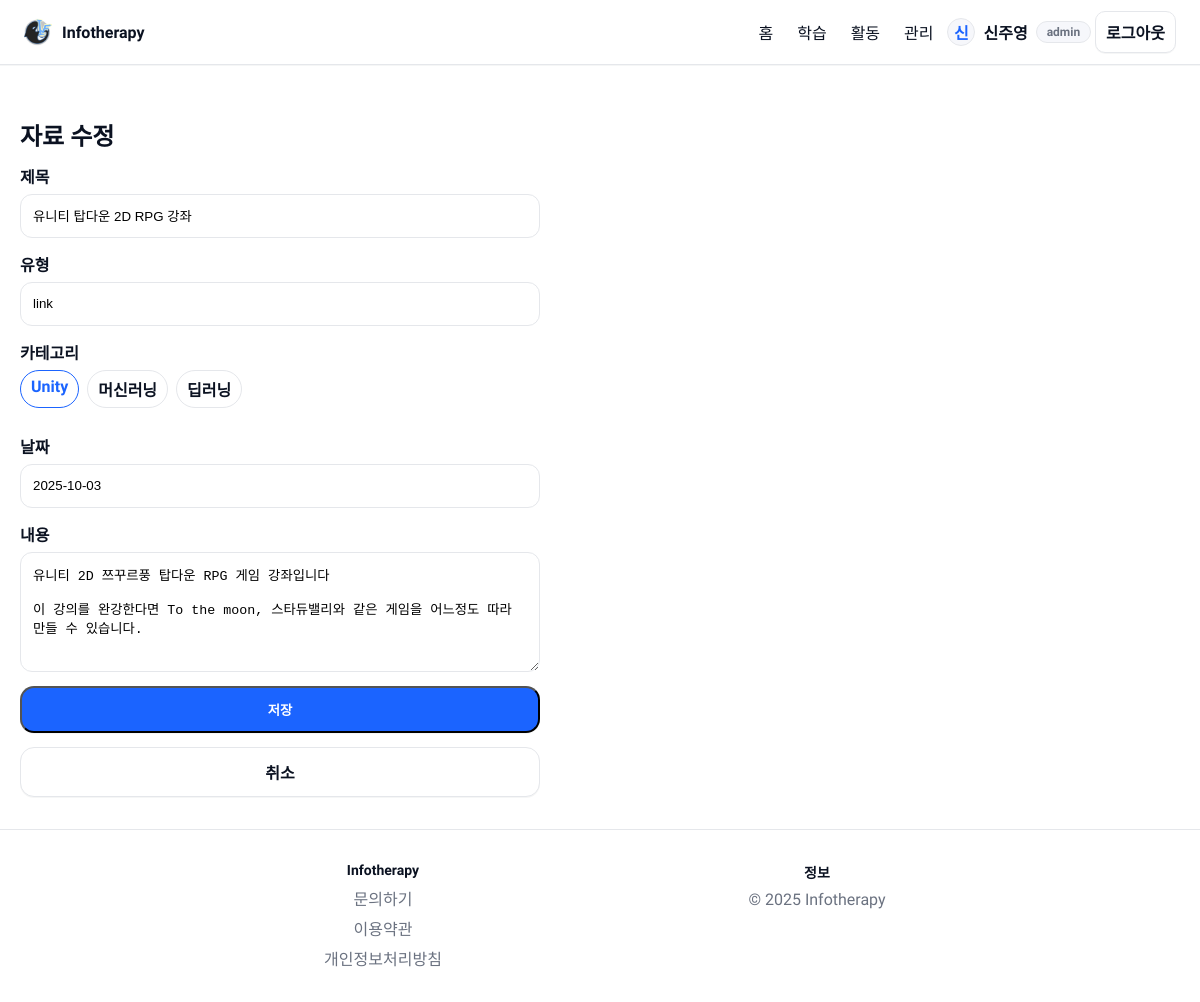
The app's page /admin/material/4/edit (signed in) with its own data.
### tables this page shows
CREATE TABLE materials (
              id INTEGER PRIMARY KEY AUTOINCREMENT,
              title TEXT NOT NULL,
              type TEXT,
              category TEXT,
              date TEXT,
              content TEXT
            );

### app.py (the view, shortened to what this page needs)
    @app.route("/admin/material/<int:item_id>/edit", methods=["GET", "POST"])
    @admin_required
    def admin_material_edit(item_id: int):
        with get_db() as cx:
            item = cx.execute("SELECT id, title, type, category, date, content FROM materials WHERE id=?", (item_id,)).fetchone()
        return render_template("admin_material_form.html", item=item)

### templates/admin_material_form.html (shortened to what this page needs)
{% extends 'base.html' %}
{% block content %}
  <h2 style="margin-bottom: 12px;">자료 {{ '수정' if item else '추가' }}</h2>
  <form class="form" method="post">
    <div class="row">
      <label>제목</label>
      <input name="title" value="{{ item['title'] if item else '' }}" required>
    </div>
    <div class="row">
      <label>유형</label>
      <input name="type" value="{{ item['type'] if item else '' }}" placeholder="slides/notebook/doc">
    </div>
    <div class="row">
      <label>카테고리</label>
      <div class="selected-filter toggle-group">
        {% set cat = (item['category'] if item else '') %}
        <label class="chip {{ 'active' if cat=='unity' }}">
          <input type="radio" name="category" value="unity" {{ 'checked' if cat=='unity' }} style="display:none;">Unity
        </label>
        <label class="chip {{ 'active' if cat=='ml' }}">
          <input type="radio" name="category" value="ml" {{ 'checked' if cat=='ml' }} style="display:none;">머신러닝
        </label>
        <label class="chip {{ 'active' if cat=='dl' }}">
          <input type="radio" name="category" value="dl" {{ 'checked' if cat=='dl' }} style="display:none;">딥러닝
        </label>
      </div>
    </div>
    <div class="row">
      <label>날짜</label>
      <input name="date" value="{{ item['date'] if item else '' }}" placeholder="YYYY-MM-DD">
    </div>
    <div class="row">
      <label>내용</label>
      <textarea name="content" placeholder="상세 설명">{{ item['content'] if item else '' }}</textarea>
    </div>
    <button class="btn btn-primary" type="submit">저장</button>
    <a class="btn btn-outline" href="{{ url_for('admin_dashboard') }}">취소</a>
  </form>
{% endblock %}

### static/css/main.css (style rules this page uses)
:root { --bg: #ffffff; --text: #0b1221; --muted: #6b7280; --primary: #1b64ff; --primary-600: #1553d6; --surface: #f6f7fb; --border: #e5e7eb; }
* { box-sizing: border-box; }
html, body { height: 100%; }
body { margin: 0; font-family: "Pretendard", -apple-system, BlinkMacSystemFont, "Segoe UI", Roboto, Oxygen, Ubuntu, Cantarell, "Fira Sans", "Droid Sans", "Helvetica Neue", Arial, "Apple Color Emoji", "Segoe UI Emoji"; color: var(--text); background: var(--bg); -webkit-font-smoothing: antialiased; -moz-osx-font-smoothing: grayscale; overflow-x: hidden; }
html { scrollbar-width: none; }
body { display: flex; flex-direction: column; min-height: 100vh; }
.btn { display: inline-flex; align-items: center; justify-content: center; gap: 8px; border-radius: 14px; padding: 12px 18px; font-weight: 600; text-decoration: none; cursor: pointer; transition: all .15s ease; box-shadow: 0 1px 0 rgba(17,24,39,0.04); }
.btn-primary { background: var(--primary); color: #fff; }
.btn-outline { border: 1px solid var(--border); color: var(--text); background: #fff; }
.form { display: grid; gap: 14px; max-width: 520px; }
.form .row { display: grid; gap: 6px; }
.form label { font-weight: 600; }
.form input { height: 44px; padding: 10px 12px; border: 1px solid var(--border); border-radius: 12px; outline: none; width: 100%; }
.form textarea { width: 100%; min-height: 120px; padding: 12px; border: 1px solid var(--border); border-radius: 12px; resize: vertical; outline: none; }
.selected-filter { display: flex; gap: 8px; flex-wrap: wrap; margin-bottom: 12px; }
.chip { border: 1px solid var(--border); background:#fff; border-radius: 999px; padding: 6px 10px; cursor: pointer; }
.chip.active { border-color: var(--primary); color: var(--primary); }
.toggle-group .chip { user-select:none; }

### records on screen
materials: title "유니티 탑다운 2D RPG 강좌", type "link", date "2025-10-03", content "유니티 2D 쯔꾸르풍 탑다운 RPG 게임 강좌입니다 이 강의를 완강한다면 To the moon, 스타듀밸리와 같은 게임을 어느정도 따라 만들 수 있습니다."

### other values on screen
{{ (session.get('name') or 'U')[:1] }} "신"
{{ session.get('name') or '사용자' }} "신주영"
{{ '수정' if item else '추가' }} "수정"
